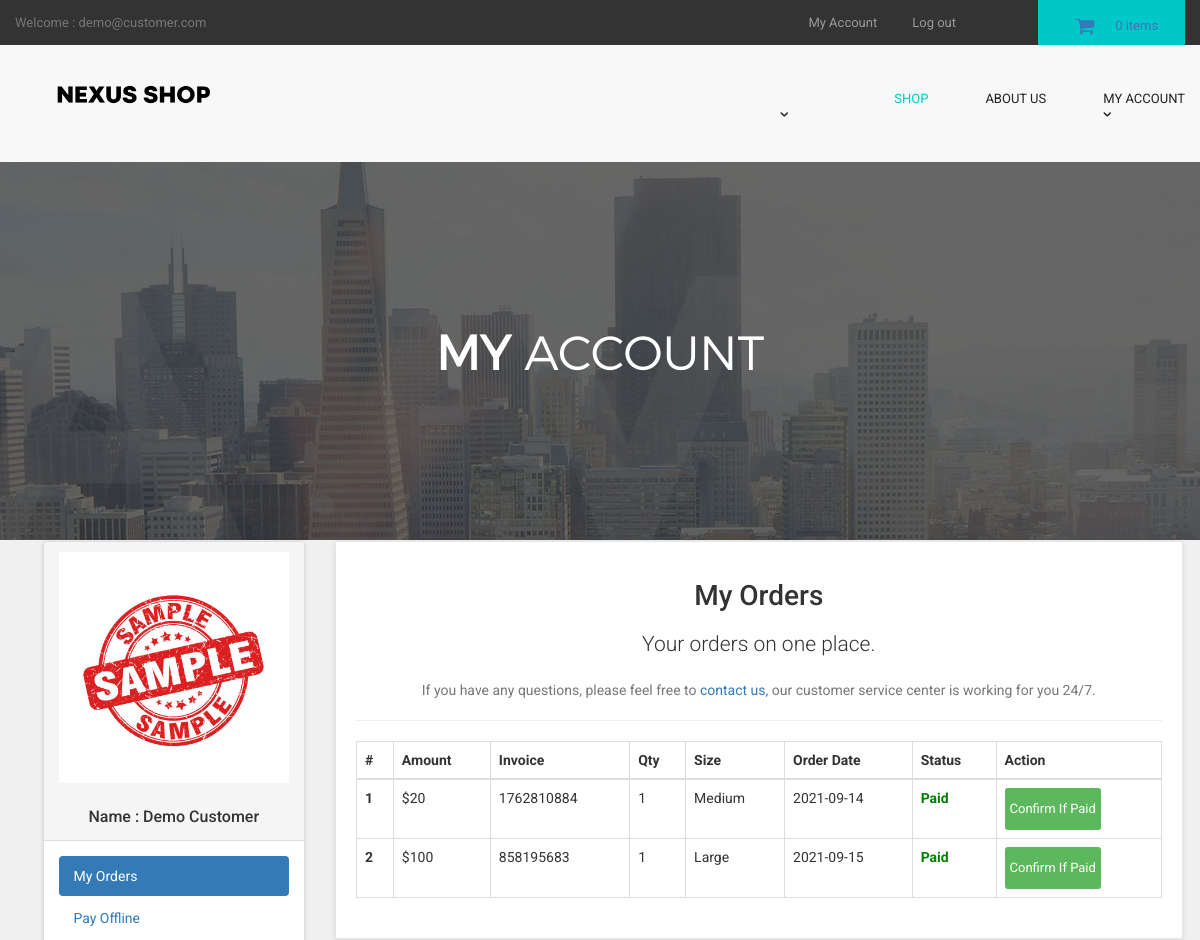
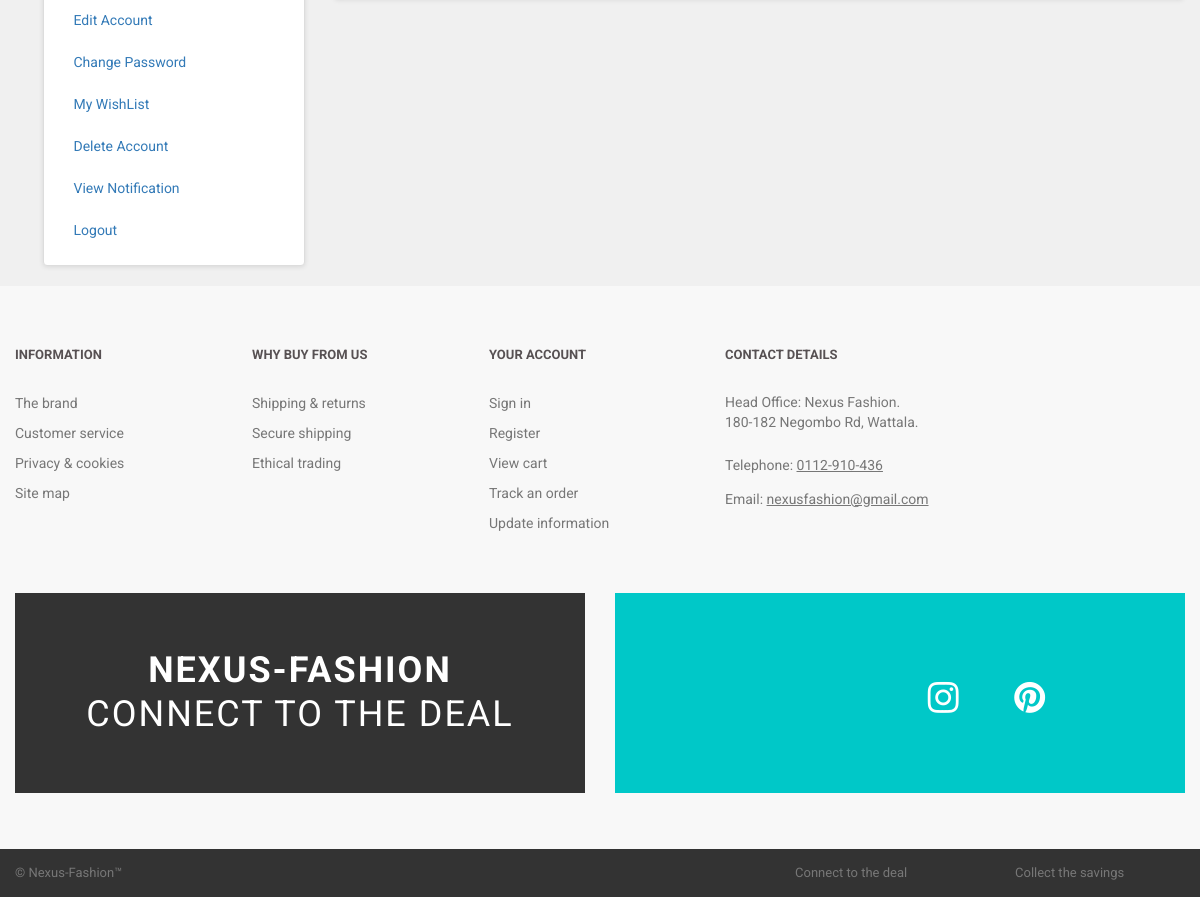
Page /customer/my_account.php?my_orders (signed in) on the committed database (2 pictures, top to bottom).
### tables this page shows
CREATE TABLE `customers` (
  `customer_id` int(10) NOT NULL,
  `customer_name` varchar(255) NOT NULL,
  `customer_email` varchar(255) NOT NULL,
  `customer_pass` varchar(255) NOT NULL,
  `customer_country` text NOT NULL,
  `customer_city` text NOT NULL,
  `customer_contact` varchar(255) NOT NULL,
  `customer_address` text NOT NULL,
  `customer_image` text NOT NULL,
  `customer_ip` varchar(255) NOT NULL,
  `customer_confirm_code` text NOT NULL
);

CREATE TABLE `customer_orders` (
  `order_id` int(10) NOT NULL,
  `customer_id` int(10) NOT NULL,
  `due_amount` int(100) NOT NULL,
  `invoice_no` int(100) NOT NULL,
  `qty` int(10) NOT NULL,
  `size` text NOT NULL,
  `order_date` timestamp NOT NULL DEFAULT CURRENT_TIMESTAMP ON UPDATE CURRENT_TIMESTAMP,
  `order_status` text NOT NULL
);

### customer/my_orders.php (the view)
<center>
<h1>My Orders</h1>
<p class="lead"> Your orders on one place.</p>
<p class="text-muted" >
If you have any questions, please feel free to <a href="../contact.php" > contact us,</a> our customer service center is working for you 24/7.
</p>
</center>
<hr>
<div class="table-responsive" >
<table class="table table-bordered table-hover" >
<thead>
<tr>
<th>#</th>
<th>Amount</th>
<th>Invoice</th>
<th>Qty</th>
<th>Size</th>
<th>Order Date</th>
<th>Status</th>
<th>Action</th>
</tr>
</thead>
<tbody>
<?php
$customer_session = $_SESSION['customer_email'];
$get_customer = "select * from customers where customer_email='$customer_session'";
$run_customer = mysqli_query($con,$get_customer);
$row_customer = mysqli_fetch_array($run_customer);
$customer_id = $row_customer['customer_id'];
$get_orders = "select * from customer_orders where customer_id='$customer_id'";
$run_orders = mysqli_query($con,$get_orders);
$i = 0;
while($row_orders = mysqli_fetch_array($run_orders)){
$order_id = $row_orders['order_id'];
$due_amount = $row_orders['due_amount'];
$invoice_no = $row_orders['invoice_no'];
$qty = $row_orders['qty'];
$size = $row_orders['size'];
$order_date = substr($row_orders['order_date'],0,11);
$order_status = $row_orders['order_status'];
$i++;
if($order_status=='pending'){
$order_status = "<b style='color:red;'>Unpaid</b>";
}
else{
$order_status = "<b style='color:green;'>Paid</b>";
}
?>
<tr>
<th><?php echo $i; ?></th>
<td>$<?php echo $due_amount; ?></td>
<td><?php echo $invoice_no; ?></td>
<td><?php echo $qty; ?></td>
<td><?php echo $size; ?></td>
<td><?php echo $order_date; ?></td>
<td><?php echo $order_status; ?></td>
<td>
<a href="confirm.php?order_id=<?php echo $order_id; ?>" target="blank" class="btn btn-success btn-xs" > Confirm If Paid </a>
</td>
</tr>
<?php } ?>
</tbody>
</table>
</div>

### customer/my_account.php (shortened to what this page needs)
<?php
if(!isset($_SESSION['customer_email'])){
echo "<script>window.open('../checkout.php','_self')</script>";
}else {
include("includes/db.php");
include("../includes/header.php");
include("functions/functions.php");
include("includes/main.php");
?>
  <main>
    <div class="nero">
      <div class="nero__heading">
        <span class="nero__bold">My </span>Account
      </div>
    </div>
  </main>
<div id="content" >
<div class="container" >
<div class="col-md-12">
</div>
<div class="col-md-3">
<?php include("includes/sidebar.php"); ?>
</div>
<div class="col-md-9" >
<div class="box" >
<?php
if(isset($_GET['my_orders'])){
include("my_orders.php");
}
?>
</div>
</div>
</div>
</div>
<?php
include("../includes/footer.php");
?>
</body>
</html>
<?php } ?>

### includes/header.php (shortened to what this page needs)
<!DOCTYPE html>
<html lang="en">
<head>
  <link href="styles/bootstrap.min.css" rel="stylesheet">
  <link href="styles/backend.css" rel="stylesheet">
  <link href="styles/style.css" rel="stylesheet">
  <link href="font-awesome/css/font-awesome.min.css" rel="stylesheet">

### customer/includes/main.php (shortened to what this page needs)
</head>
<body>
  <header class="page-header">
    <div class="page-header__topline">
      <div class="container clearfix">
        <div class="currency">
          <a class="currency__change" href="my_account.php?my_orders">
          <?php
          if(!isset($_SESSION['customer_email'])){
          echo "Welcome :Guest";
         }
          else
          {
              echo "Welcome : " . $_SESSION['customer_email'] . "";
            }
?>
          </a>
        </div>
        <div class="basket">
          <a href="../cart.php" class="btn btn--basket">
            <i class="icon-basket"></i>
            <?php items(); ?> items
          </a>
        </div>
        <ul class="login">
          <li class="login__item">
          <?php
          if(!isset($_SESSION['customer_email'])){
            echo '<a href="../customer_register.php" class="login__link">Register</a>';
          }
            else
            {
                echo '<a href="my_account.php?my_orders" class="login__link">My Account</a>';
            }
?>
          </li>
          <li class="login__item">
          <?php
          if(!isset($_SESSION['customer_email'])){
            echo '<a href="../checkout.php" class="login__link">Sign In</a>';
          }
            else
            {
                echo '<a href="../logout.php" class="login__link">Log out</a>';
            }
?>
          </li>
        </ul>
      </div>
    </div>
    <div class="page-header__bottomline">
      <div class="container clearfix">
        <div class="logo">
          <a class="logo__link" href="../index.php">
            <img class="logo__img" src="images/nexus.jpg" alt="Nexus fashion logotype" width="237" height="19">
          </a>
        </div>
        <nav class="main-nav">
          <ul class="categories">
            <li class="categories__item">
              <a class="categories__link" href="../Mens.php">
                <i class="icon-down-open-1"></i>
              </a>
              </li>
            <li class="categories__item">
              <a class="categories__link categories__link--active" href="../shop.php">
                Shop
              </a>
            </li>
            <li class="categories__item">
              <a class="categories__link" href="../about.php">
                About us
              </a>
            </li>
          <li class="categories__item">
              <a class="categories__link" href="../my_account.php">
                My Account
                <i class="icon-down-open-1"></i>
              </a>
            </li>
          </ul>
        </nav>
      </div>
    </div>
  </header>

### customer/functions/functions.php (shortened to what this page needs)
<?php
$db = mysqli_connect("localhost","root","","ecom_store");
function getRealUserIp(){
    switch(true){
      default : return $_SERVER['REMOTE_ADDR'];
    }
 }
function items(){
global $db;
$ip_add = getRealUserIp();
$get_items = "select * from cart where ip_add='$ip_add'";
$run_items = mysqli_query($db,$get_items);
$count_items = mysqli_num_rows($run_items);
echo $count_items;
}
?>

### customer/includes/sidebar.php
<div class="panel panel-default sidebar-menu">
<div class="panel-heading">
<?php
$customer_session = $_SESSION['customer_email'];
$get_customer = "select * from customers where customer_email='$customer_session'";
$run_customer = mysqli_query($con,$get_customer);
$row_customer = mysqli_fetch_array($run_customer);
$customer_image = $row_customer['customer_image'];
$customer_name = $row_customer['customer_name'];
if(!isset($_SESSION['customer_email'])){
}
else {
echo "
<center>
<img src='customer_images/$customer_image' class='img-responsive'>
</center>
<br>
<h3 align='center' class='panel-title'> Name : $customer_name </h3>
";
}
?>
</div>
<div class="panel-body">
<ul class="nav nav-pills nav-stacked">
<li class="<?php if(isset($_GET['my_orders'])){ echo "active"; } ?>">
<a href="my_account.php?my_orders"> <i class="fa fa-list"> </i> My Orders </a>
</li>
<li class="<?php if(isset($_GET['pay_offline'])){ echo "active"; } ?>">
<a href="my_account.php?pay_offline"> <i class="fa fa-bolt"></i> Pay Offline </a>
</li>
<li class="<?php if(isset($_GET['edit_account'])){ echo "active"; } ?>">
<a href="my_account.php?edit_account"> <i class="fa fa-pencil"></i> Edit Account </a>
</li>
<li class="<?php if(isset($_GET['change_pass'])){ echo "active"; } ?>">
<a href="my_account.php?change_pass"> <i class="fa fa-user"></i> Change Password </a>
</li>
<li class="<?php if(isset($_GET['my_wishlist'])){ echo "active"; } ?>">
<a href="my_account.php?my_wishlist"> <i class="fa fa-heart"></i> My WishList </a>
</li>
<li class="<?php if(isset($_GET['delete_account'])){ echo "active"; } ?>">
<a href="my_account.php?delete_account"> <i class="fa fa-trash-o"></i> Delete Account </a>
</li>
<li class="<?php if(isset($_GET['view_notification'])){ echo "active"; } ?>">
<a href="my_account.php?view_notification"> <i class="fa fa-user"></i> View Notification </a>
</li>
<li>
<a href="logout.php"> <i class="fa fa-sign-out"></i> Logout </a>
</li>
</ul>
</div>
</div>

### includes/footer.php (shortened to what this page needs)
<footer class="page-footer">
	<div class="footer-nav">
		<div class="container clearfix">
			<div class="footer-nav__col footer-nav__col--info">
				<div class="footer-nav__heading">Information</div>
				<ul class="footer-nav__list">
					<li class="footer-nav__item">
						<a href="#" class="footer-nav__link">The brand</a>
					</li>
					<li class="footer-nav__item">
						<a href="#" class="footer-nav__link">Customer service</a>
					</li>
					<li class="footer-nav__item">
						<a href="#" class="footer-nav__link">Privacy &amp; cookies</a>
					</li>
					<li class="footer-nav__item">
						<a href="#" class="footer-nav__link">Site map</a>
					</li>
				</ul>
			</div>
			<div class="footer-nav__col footer-nav__col--whybuy">
				<div class="footer-nav__heading">Why buy from us</div>
				<ul class="footer-nav__list">
					<li class="footer-nav__item">
						<a href="#" class="footer-nav__link">Shipping &amp; returns</a>
					</li>
					<li class="footer-nav__item">
						<a href="#" class="footer-nav__link">Secure shipping</a>
					</li>
					<li class="footer-nav__item">
						<a href="#" class="footer-nav__link">Ethical trading</a>
					</li>
				</ul>
			</div>
			<div class="footer-nav__col footer-nav__col--account">
				<div class="footer-nav__heading">Your account</div>
				<ul class="footer-nav__list">
					<li class="footer-nav__item">
						<a href="#" class="footer-nav__link">Sign in</a>
					</li>
					<li class="footer-nav__item">
						<a href="#" class="footer-nav__link">Register</a>
					</li>
					<li class="footer-nav__item">
						<a href="#" class="footer-nav__link">View cart</a>
					</li>
					<li class="footer-nav__item">
						<a href="#" class="footer-nav__link">Track an order</a>
					</li>
					<li class="footer-nav__item">
						<a href="#" class="footer-nav__link">Update information</a>
					</li>
				</ul>
			</div>
			<div class="footer-nav__col footer-nav__col--contacts">
				<div class="footer-nav__heading">Contact details</div>
				<address class="address">
				Head Office: Nexus Fashion.<br>
				180-182 Negombo Rd, Wattala.
			</address>
				<div class="phone">
					Telephone:
					<a class="phone__number" href="tel:0123456789">0112-910-436</a>
				</div>
				<div class="email">
					Email:
					<a href="mailto:support@yourwebsite.com" class="email__addr">nexusfashion@gmail.com</a>
				</div>
			</div>
		</div>
	</div>
	<div class="banners">
		<div class="container clearfix">
			<div class="banner-award">
				<span>Nexus-Fashion</span><br> Connect to the deal
			</div>
			<div class="banner-social">
				<a href="#" class="banner-social__link">
				<i class="icon-facebook"></i>
			</a>
				<a href="#" class="banner-social__link">
				<i class="icon-twitter"></i>
			</a>
				<a href="#" class="banner-social__link">
				<i class="icon-instagram"></i>
			</a>
				<a href="#" class="banner-social__link">
				<i class="icon-pinterest-circled"></i>
			</a>
			</div>
		</div>
	</div>
	<div class="page-footer__subline">
		<div class="container clearfix">
			<div class="copyright">
				&copy; Nexus-Fashion&trade;
			</div>
			<div class="developer">
				Collect the savings
			</div>
			<div class="designby">
				Connect to the deal
			</div>
		</div>
	</div>
</footer>

### styles/style.css (style rules this page uses)
body { font-family: "Roboto", Helvetica, Arial, sans-serif; font-size: 14px; line-height: 1.42857143; color: #333333; background-color: #f0f0f0; overflow-x: hidden; }
.box { background: #fff; margin: 0 0 30px; border: solid 1px #e6e6e6; box-sizing: border-box; padding:20px; box-shadow: 0 1px 5px rgba(0, 0, 0, 0.1); }
#content { padding-left:25px; }
#content .panel.sidebar-menu { box-sizing: border-box; box-shadow: 0 1px 5px rgba(0, 0, 0, 0.1); }
#content .panel.sidebar-menu h3 { padding: 5px 0; margin: 0; }

### rows in the picture
customers: customer_image (picture), customer_name "Demo Customer"
customer_orders: due_amount "20", invoice_no "1762810884", qty "1", size "Medium", order_date "2021-09-14", order_status "Paid"
customer_orders: due_amount "100", invoice_no "858195683", qty "1", size "Large", order_date "2021-09-15", order_status "Paid"

### other values in the picture
$_SESSION['customer_email'] "demo@customer.com"
$count_items "0"
